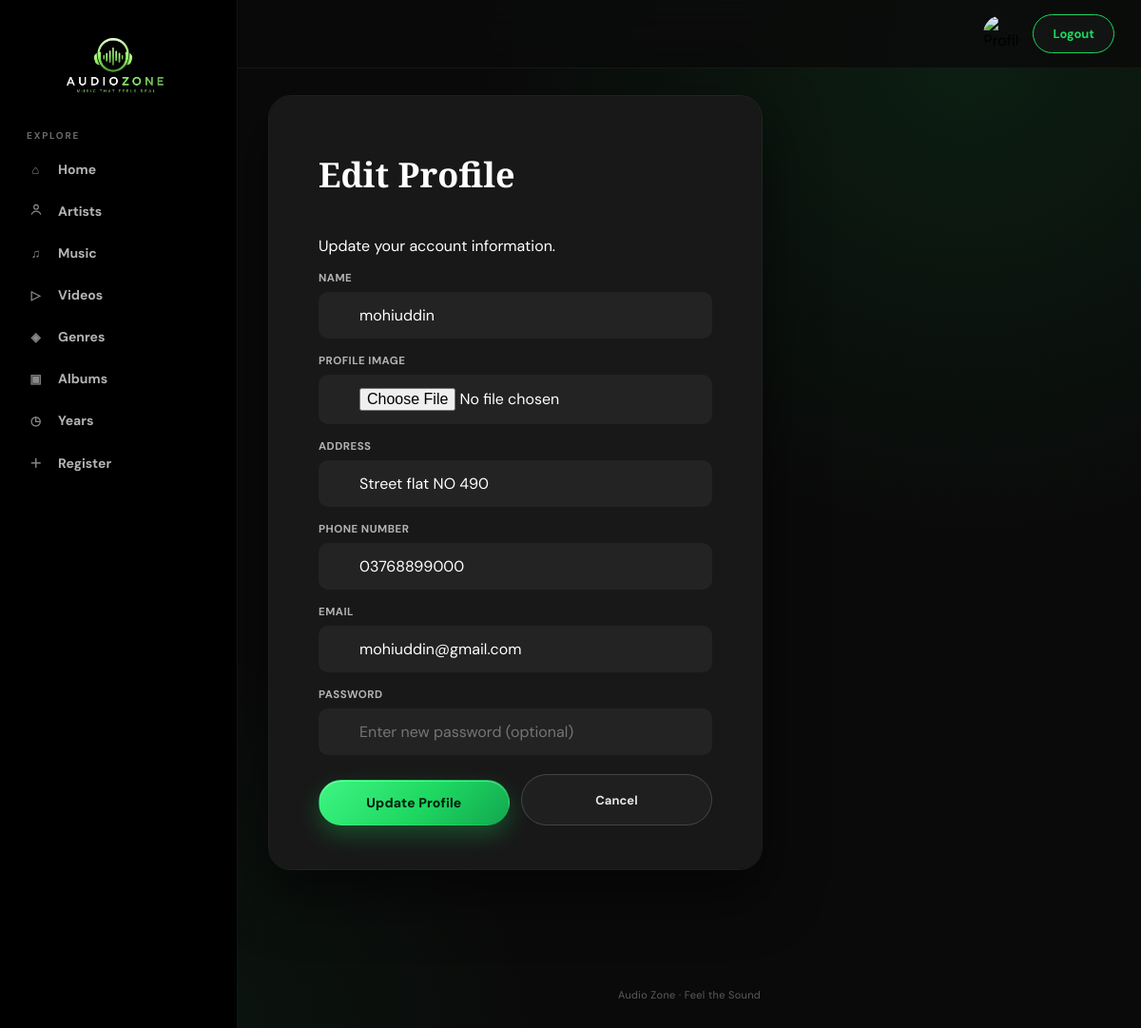
Page /edit-profile.php (signed in) on the committed database.
### tables this page shows
CREATE TABLE `users` (
  `user_id` int(11) NOT NULL,
  `name` varchar(100) NOT NULL,
  `address` varchar(255) DEFAULT NULL,
  `phone` varchar(20) DEFAULT NULL,
  `email` varchar(100) NOT NULL,
  `password` varchar(255) NOT NULL,
  `image` varchar(255) DEFAULT NULL,
  `role` enum('admin','user') NOT NULL DEFAULT 'user',
  `status` varchar(20) NOT NULL DEFAULT 'pending'
);

### edit-profile.php (the view, shortened to what this page needs)
<?php
include_once './config.php';
$userId = $_SESSION['user_id'];
$name = '';
$address = '';
$phone = '';
$email = '';
$query = "SELECT name, address, phone, email, image
          FROM users
          WHERE user_id = '$userId'
          LIMIT 1";
$result = mysqli_query($conn, $query);
if ($result && mysqli_num_rows($result) > 0) {
    $user = mysqli_fetch_assoc($result);
    $name = $user['name'];
    $address = $user['address'];
    $phone = $user['phone'];
    $email = $user['email'];
}
include_once 'includes/header.php';
?>
<section class="page">
    <div class="auth-wrap">
        <div class="auth-form">
            <h1>Edit Profile</h1>
            <p>Update your account information.</p>
            <form
                method="POST"
                action="edit-profile.php"
                enctype="multipart/form-data">
                <div class="field">
                    <label for="editName">Name</label>
                    <div class="input-wrap">
                        <input
                            id="editName"
                            name="name"
                            type="text"
                            maxlength="100"
                            value="<?php echo htmlspecialchars($name); ?>"
                            required
                            placeholder="Your full name">
                    </div>
                </div>
                <div class="field">
                    <label for="editImage">Profile Image</label>
                    <div class="input-wrap">
                        <input
                            id="editImage"
                            name="image"
                            type="file"
                            accept="image/*">
                    </div>
                </div>
                <div class="field">
                    <label for="editAddress">Address</label>
                    <div class="input-wrap">
                        <input
                            id="editAddress"
                            name="address"
                            type="text"
                            value="<?php echo htmlspecialchars($address); ?>"
                            required
                            placeholder="Your address">
                    </div>
                </div>
                <div class="field">
                    <label for="editPhone">Phone Number</label>
                    <div class="input-wrap">
                        <input
                            id="editPhone"
                            name="phone"
                            type="tel"
                            maxlength="11"
                            value="<?php echo htmlspecialchars($phone); ?>"
                            required
                            placeholder="Your phone number">
                    </div>
                </div>
                <div class="field">
                    <label for="editEmail">Email</label>
                    <div class="input-wrap">
                        <input
                            id="editEmail"
                            name="email"
                            type="email"
                            value="<?php echo htmlspecialchars($email); ?>"
                            required
                            placeholder="you@example.com">
                    </div>
                </div>
                <div class="field">
                    <label for="editPassword">Password</label>
                    <div class="input-wrap">
                        <input
                            id="editPassword"
                            name="password"
                            type="password"
                            minlength="8"
                            placeholder="Enter new password (optional)">
                    </div>
                </div>
                <div
                    style="
                        display:flex;
                        gap:12px;
                        margin-top:20px;
                    ">
                    <button
                        class="gold-btn"
                        type="submit"
                        name="update_profile"
                        style="
                            width:50%;
                        ">
                        Update Profile
                    </button>
                    <a
                        href="home.php"
                        class="ghost-btn"
                        style="
                            width:50%;
                            display:flex;
                            align-items:center;
                            justify-content:center;
                            text-decoration:none;
                            box-sizing:border-box;
                        ">
                        Cancel
                    </a>
                </div>
            </form>
        </div>
    </div>
</section>
<?php
include_once 'includes/footer.php';
?>

### assets/style.css (style rules this page uses)
:root { --bg: #0a0a0a; --surface: #161616; --surface-2: #181818; --surface-3: #232323; --line: rgba(255, 255, 255, .08); --line-soft: rgba(255, 255, 255, .05); --accent: #1ed760; --accent-2: #12a750; --accent-soft: #c9ffdd; --cream: #ffffff; --muted: #b3b3b3; --dim: #888888; --shadow: 0 26px 60px rgba(0, 0, 0, .55); --shadow-sm: 0 10px 26px rgba(0, 0, 0, .4); --glow: 0 0 0 1px rgba(30, 215, 96, .18), 0 16px 40px rgba(30, 215, 96, .12); --sidebar: 250px; --radius: 16px; --radius-sm: 10px; }
* { box-sizing: border-box; }
html { scroll-behavior: smooth; }
body { margin: 0; background: radial-gradient(circle at 85% 4%, rgba(30, 215, 96, .10), transparent 34%), radial-gradient(circle at 8% 96%, rgba(30, 215, 96, .07), transparent 30%), var(--bg); color: var(--cream); font-family: "DM Sans", system-ui, sans-serif; -webkit-font-smoothing: antialiased; }
a { color: inherit; text-decoration: none; }
button, input, select { font: inherit; }
button { cursor: pointer; user-select: none; -webkit-tap-highlight-color: transparent; }
.circle-btn, .gold-btn, .ghost-btn { border: 1px solid transparent; background: var(--surface-3); color: var(--cream); border-radius: 999px; padding: 11px 20px; font-size: 13px; font-weight: 700; transition: .2s cubic-bezier(.2, .8, .3, 1); position: relative; overflow: hidden; }
.ghost-btn { color: #e6e6e6; border: 1px solid rgba(255, 255, 255, .16); background: rgba(255, 255, 255, .03); overflow: hidden; }
.gold-btn { background: linear-gradient(135deg, #3ef583, var(--accent) 55%, var(--accent-2)); color: #00220f; border-color: transparent; font-weight: 800; letter-spacing: .01em; box-shadow: 0 10px 24px rgba(30, 215, 96, .28), inset 0 1px 0 rgba(255, 255, 255, .35); }
.gold-btn:before { content: ""; position: absolute; inset: 0; background: linear-gradient(115deg, transparent 30%, rgba(255, 255, 255, .45) 45%, transparent 60%); transform: translateX(-120%); transition: transform .6s ease; }
.page { padding: 28px 32px; max-width: 1520px; margin: 0 auto; }
.auth-wrap { display: grid; grid-template-columns: 1.3fr 1fr; gap: 0; border: 1px solid var(--line); border-radius: 24px; overflow: hidden; box-shadow: var(--shadow); max-width: 1240px; }
.auth-form { background: var(--surface-2); padding: 58px 52px 46px; display: flex; flex-direction: column; justify-content: center; }
.auth-form h1 { font-family: "Playfair Display", Georgia, serif; font-size: 36px; margin: 0 0 24px; font-weight: 700; }
.field { margin-bottom: 16px; }
.field label { display: block; font-size: 11.5px; font-weight: 700; letter-spacing: .04em; text-transform: uppercase; color: #b3b3b3; margin-bottom: 7px; }
.field input { width: 100%; background: var(--surface-3); border: 1px solid transparent; border-radius: 10px; padding: 13px 15px; color: var(--cream); outline: none; transition: .18s ease; }
.auth-form .gold-btn { width: 100%; padding: 14px; font-size: 14px; border-radius: 999px; margin-top: 6px; }
.input-wrap { position: relative; }
.input-wrap input { padding-left: 42px; }
@media (max-width: 1200px) { .auth-wrap { grid-template-columns: 1fr; max-width: 520px; } }

### rows in the picture
users: name "mohiuddin", address "Street flat NO 490", phone "03768899000", email "mohiuddin@gmail.com"
